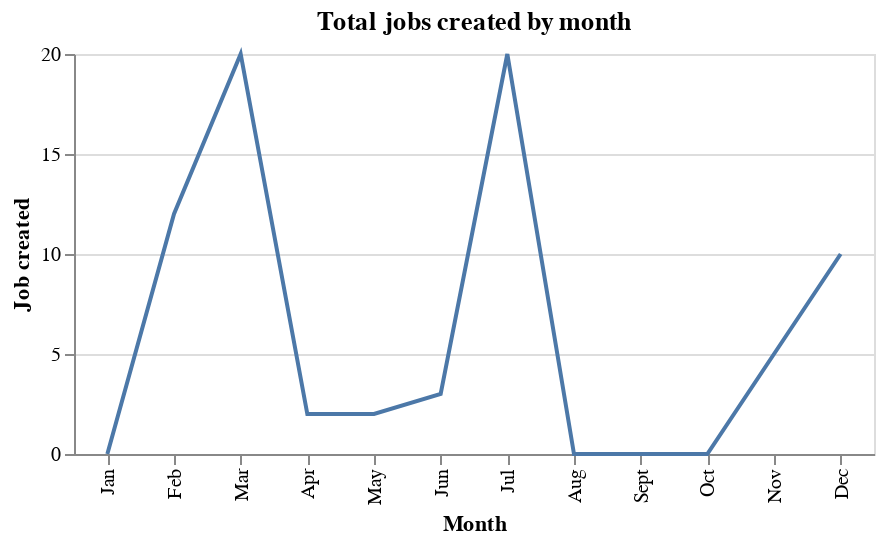

Notebook source saved alongside this figure:
### Code cell
alt.Chart(per_month.reset_index(), title="Total jobs created by month").mark_line().encode(
    x = alt.X('Month:O', sort=None),
    y = 'Job created:Q',
    order='index'
).properties(
    width=400,
    height=200
)

### Figure 1 — Vega-Lite specification as saved in the notebook (floating-point values rounded to 4 significant figures)
{"config": {"view": {"continuousWidth": 400, "continuousHeight": 300}}, "data": {"name": "data-563aacd3be768121c52a458a417e565d"}, "mark": "line", "encoding": {"order": {"type": "quantitative", "field": "index"}, "x": {"type": "ordinal", "field": "Month", "sort": null}, "y": {"type": "quantitative", "field": "Job created"}}, "height": 200, "title": "Total jobs created by month", "width": 400, "$schema": "https://vega.github.io/schema/vega-lite/v4.8.1.json", "datasets": {"data-563aacd3be768121c52a458a417e565d": [{"index": 1, "Job created": 0.0, "Month": "Jan"}, {"index": 2, "Job created": 12.0, "Month": "Feb"}, {"index": 3, "Job created": 20.0, "Month": "Mar"}, {"index": 4, "Job created": 2.0, "Month": "Apr"}, {"index": 5, "Job created": 2.0, "Month": "May"}, {"index": 6, "Job created": 3.0, "Month": "Jun"}, {"index": 7, "Job created": 20.0, "Month": "Jul"}, {"index": 8, "Job created": 0.0, "Month": "Aug"}, {"index": 9, "Job created": 0.0, "Month": "Sept"}, {"index": 10, "Job created": 0.0, "Month": "Oct"}, {"index": 11, "Job created": 5.0, "Month": "Nov"}, {"index": 12, "Job created": 10.0, "Month": "Dec"}]}}
